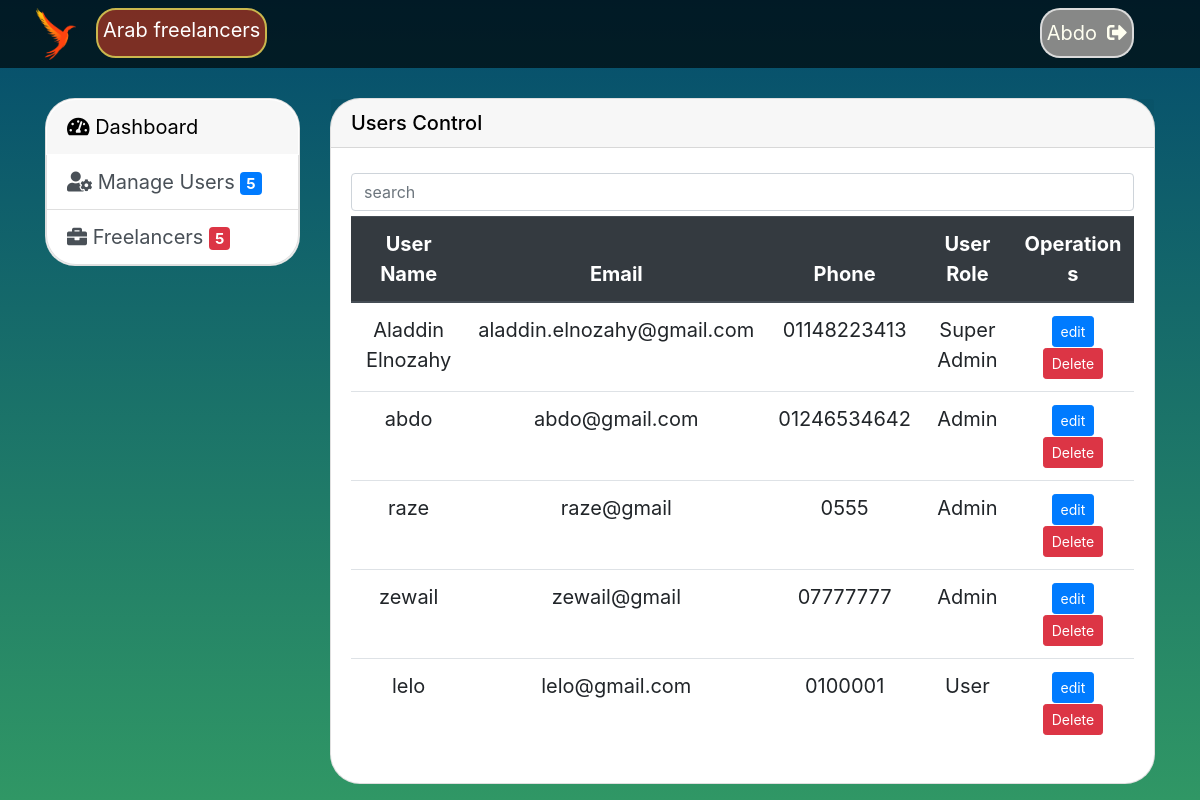
Screenshot of /admin/dashboard.php?page=manageuser (signed in) with the database file from the repository.
### tables this page shows
CREATE TABLE `create_users` (
  `id` int(11) NOT NULL,
  `username` varchar(50) DEFAULT NULL,
  `email` varchar(50) DEFAULT NULL,
  `name` varchar(50) DEFAULT NULL,
  `phone` varchar(20) DEFAULT NULL,
  `pass` varchar(100) DEFAULT NULL,
  `role` int(11) DEFAULT NULL
);

### admin/manageuser.php (the view, shortened to what this page needs)
<?php
$sql ="SELECT * FROM create_users ";
$result =  mysqli_query($connection,$sql);
if(mysqli_num_rows($result)>0 ) {
?>
<input type="text" id="search" placeholder="search" class="form-control">
<table class="table ">
  <thead class="thead-dark" style="text-align: center;">
    <tr>
      <th > User Name </th>
      <th > Email </th>
      <th > Phone </th>
      <th >User Role </th>
      <th class="text-center" > Operation s </th>
    </tr>
  </thead>
  <tbody style="text-align: center;">
    <?php
    while  ($users = mysqli_fetch_array($result)){ ?>
      <tr>
        <td> <?= $users['username']?>  </td>
        <td> <?= $users['email']?> </td>
        <td> <?= $users['phone']?> </td>
        <td> <?php
        if ($users['role'] == 0) {
          echo 'Super Admin';
        }else if($users['role'] == 1 ){
          echo 'Admin';
        }else{
            echo'User';
          }
        ?> </td>
        <td >
          <a href="dashboard.php?page=edit&id=<?= $users['id'] ?>" class="btn btn-primary btn-sm">edit</a>
          <a href="delete.php?id=<?= $users['id'] ?>" class="btn btn-danger btn-sm">Delete</a>
        </td>
    </tr>
  <?php  } ?>
  </tbody>
</table>
<?php
}else{
   getMessage('Thair is no users data','red' );
}?>

### admin/includes/header.php (shortened to what this page needs)
<?php include ('functions.php'); ?>
<!DOCTYPE html>
<html lang="en">
<head>
    <title><?php echo setTitle() ?></title>
        <link rel="stylesheet" href="https://cdn.jsdelivr.net/npm/bootstrap@4.5.3/dist/css/bootstrap.min.css">
        <link rel="stylesheet" href="https://pro.fontawesome.com/releases/v5.10.0/css/all.css"/>
        <link rel="stylesheet" href="css/app.css">
</head>
<body>

### admin/includes/navbar.php (shortened to what this page needs)
<nav id="colo" class="back navbar navbar-expand-lg navbar-dark ">
    <div class="row all">
        <div class="col-sm">
            <img id="logo" src="media/free2.png" alt="freelancing logo">
                <a href="../index.php" class="btn navbar-brand" ><p class=""  >Arab freelancers</p><a>
        </div>
        <div  class="btn-group" id = bordline role="group" aria-label="...">
            <p class="icon"  id="username"  aria-haspopup="true" aria-expanded="false"> <?= ucwords( $_SESSION['name']); ?>  </p>
            <a class="icon"  href="logout.php"><i class="fas fa-sign-out-alt"></i></a>
        </div>
    </div>
</nav>

### admin/dashboard.php (shortened to what this page needs)
<?php
    include('includes/header.php');
    include('includes/navbar.php');
    ?>
<div class="container">
    <div class="row">
        <div class="col-md-3">
            <?php
                if(isset($_SESSION['role']) && $_SESSION['role']==0){
                    include("includes/superadmin_sidebar.php");
                } else if(isset($_SESSION['role']) && $_SESSION['role']==1) {
                    include("includes/admin_sidebar.php");
                } else if (isset($_SESSION['role']) && $_SESSION['role']==2){
                    include("includes/user_sidebar.php");
                } else {
                    header('location:404.php');
                }
            ?>
        </div>
        <div class="col-md-9" >
            <div class="card ">
                <h5 class="card-header">
                <?php
                    echo setTitle();
                ?>
                </h5>
                <div class="card-body">
                    <?php
                    if(isset($_GET['page'])){
                        include($_GET['page'].'.php' );
                    }
                    ?>
                </div>
            </div>
        </div>
    </div>
</div>
<?php include('includes/footer.php'); ?>

### admin/includes/admin_sidebar.php
<div class="card list-group ">
<a href="dashboard.php?page=home" class=" list-group-item list-group-item-action  active  " id="dash">
<i class="fas fa-tachometer-alt"></i> Dashboard</a>
    <a href="dashboard.php?page=manageuser  " class="list-group-item list-group-item-action">
    <i class="fas fa-user-cog"></i> Manage Users <span class="badge badge-primary"><?= getTotals('create_users') ?></span>
    </a>
    <a href="dashboard.php?page=freelancers" class="list-group-item list-group-item-action">
    <i class="fas fa-briefcase"> </i>  Freelancers <span class="badge badge-danger"><?= getTotals('freelancers') ?>
    </a>
</div>

### admin/functions.php (shortened to what this page needs)
<?php
require('config.php');
    function setTitle(){
        if (isset($_GET['page'])){
            $title = $_GET['page'];
                switch ($title){
                    case 'manageuser':echo 'Users Control';break;
                }
        }
    }
    function getTotals($tbl){
        global $connection ;
        $sql="SELECT COUNT(*) as'total' FROM $tbl ";
        $result = mysqli_query($connection,$sql);
        $count = mysqli_fetch_array($result);
        return $count['total'];
    }
?>

### admin/includes/footer.php (shortened to what this page needs)
</body>
</html>

### admin/css/app.css (style rules this page uses)
* { margin: 0; padding: 0; }
body { margin: 0; padding: 0; height: 100%; background: rgb(9, 226, 136); background: linear-gradient(0deg, rgb(48, 151, 101) 0%, rgb(4, 76, 109) 100%); background-repeat: no-repeat; background-attachment: fixed; background-position: center; font-size: 20px; }
.container { margin-top: 30px; }
.card { border-radius: 30px; color: black; }
#dash { background-color: rgb(247 247 247) ; color: black; }
.list-group-item.active { z-index: 2; color: #fff; border-color: rgb(255 255 255); }
#search { margin-bottom: 5px; margin-top: 5px; }
#colo { background-color:rgba(0, 0, 0, 0.65); }
#bordline { right: 35px; padding: 8px 0; border: 2px solid #ffffffb2; border-radius: 20px; background-color: rgb(135, 136, 135); border-radius: 20px; margin-left: 30px; height:50px; }
.icon { margin-left: 5px; margin-right: 5px; color:ivory; }
.all { top: 0; right: 0; z-index: 20; width:100%; position: relative; }
.navbar-brand { position: Absolute; background-color: #e7402388; border: 2px solid rgb(202 183 78); border-radius: 20px; margin-left: 20px; padding :5px ; height:50px; }
#logo { width: 40px; margin-left: 20px }

### rows the page displays
create_users: username "Aladdin Elnozahy", email "aladdin.elnozahy@gmail.com", phone "01148223413", role "Super Admin"
create_users: username "abdo", email "abdo@gmail.com", phone "01246534642", role "Admin"
create_users: username "raze", email "raze@gmail", phone "0555", role "Admin"
create_users: username "zewail", email "zewail@gmail", phone "07777777", role "Admin"
create_users: username "lelo", email "lelo@gmail.com", phone "0100001", role "User"

### other values shown
$_SESSION['name'] "Abdo"
getTotals('create_users') "5"
getTotals('freelancers') "5"
